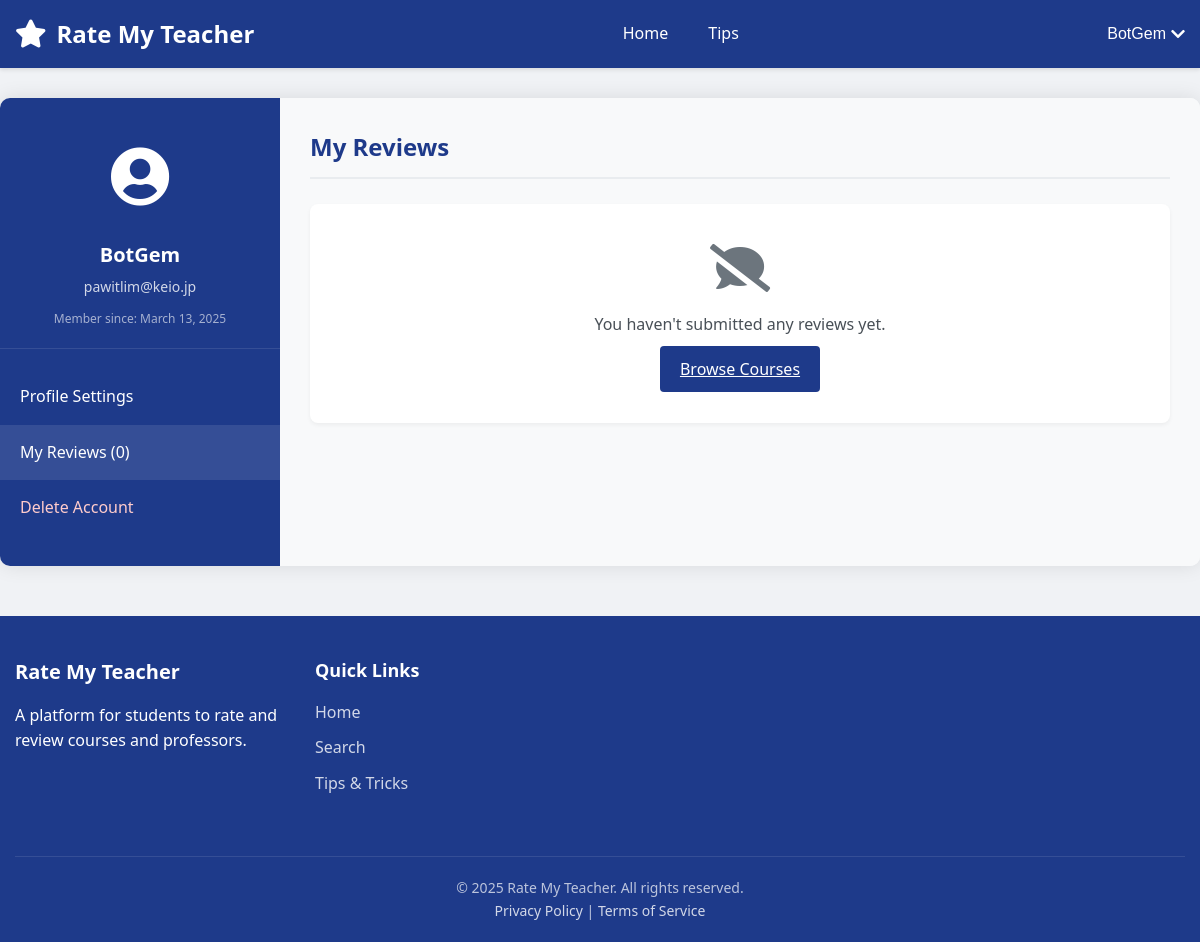
Before: /account-section.php (signed in) with the older database file.
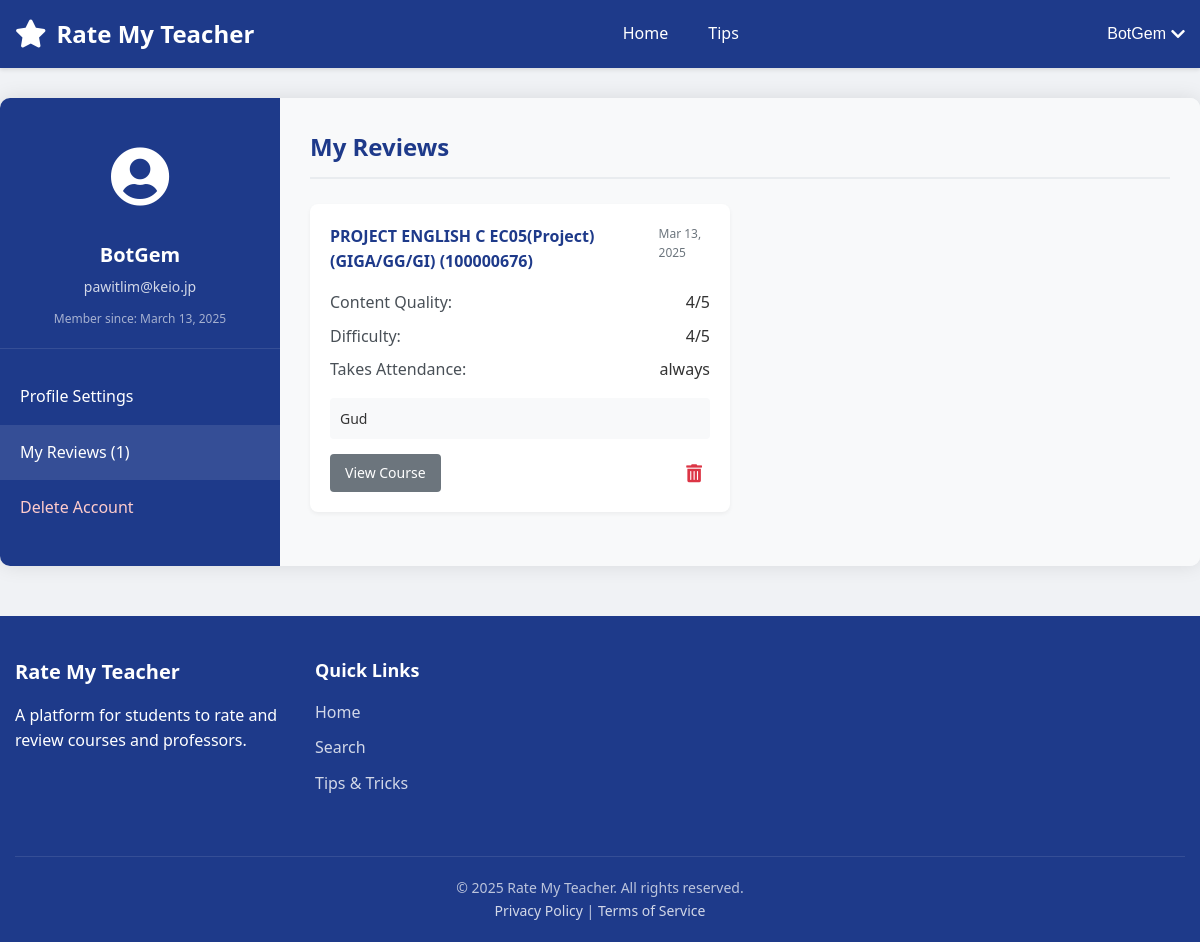
After: the same page with the newer database file.
### tables this page shows
CREATE TABLE users (
        id INTEGER PRIMARY KEY AUTOINCREMENT,
        username TEXT NOT NULL UNIQUE,
        email TEXT NOT NULL UNIQUE,
        password TEXT NOT NULL,
        created_at TIMESTAMP DEFAULT CURRENT_TIMESTAMP,
        is_verified INTEGER DEFAULT 0,
        verification_token TEXT DEFAULT NULL,
        token_expiry TIMESTAMP DEFAULT NULL
    );

CREATE TABLE ratings (
        id INTEGER PRIMARY KEY AUTOINCREMENT,
        user_id INTEGER NOT NULL,
        professor_id INTEGER NOT NULL,
        course_id INTEGER NOT NULL,
        rating REAL NOT NULL,
        content_rating INTEGER,
        difficulty_rating INTEGER,
        grade TEXT,
        textbook TEXT,
        attendance_check TEXT,
        first_half TEXT,
        second_half TEXT,
        comment TEXT,
        created_at TIMESTAMP DEFAULT CURRENT_TIMESTAMP,
        FOREIGN KEY (user_id) REFERENCES users(id) ON DELETE CASCADE,
        FOREIGN KEY (professor_id) REFERENCES professors(id) ON DELETE CASCADE,
        FOREIGN KEY (course_id) REFERENCES courses(id) ON DELETE CASCADE
    );

CREATE TABLE courses (
        id INTEGER PRIMARY KEY AUTOINCREMENT,
        name TEXT NOT NULL,
        course_code TEXT,
        description TEXT,
        professor_id INTEGER,
        semester TEXT,
        avg_content_quality REAL DEFAULT 0,
        avg_difficulty REAL DEFAULT 0,
        overall_rating REAL DEFAULT 0,
        review_count INTEGER DEFAULT 0,
        FOREIGN KEY (professor_id) REFERENCES professors(id) ON DELETE SET NULL
    );

### account-section.php (the view, shortened to what this page needs)
<?php
require_once __DIR__ . "/config.php";
$username = $_SESSION["username"];
$email = $_SESSION["email"];
$user_id = $_SESSION["id"];
$reviews_count = 0;
$reviews = [];
try {
    $columns_sql = "PRAGMA table_info(ratings)";
    $columns_result = $conn->query($columns_sql);
    $has_comments_field = false;
    $has_comment_field = false;
    while ($column = $columns_result->fetchArray(SQLITE3_ASSOC)) {
        if ($column['name'] === 'comment') {
            $has_comment_field = true;
        }
    }
    $course_columns_sql = "PRAGMA table_info(courses)";
    $course_columns_result = $conn->query($course_columns_sql);
    $course_name_field = 'name';
    $course_code_field = 'course_code';
    while ($column = $course_columns_result->fetchArray(SQLITE3_ASSOC)) {
        if ($column['name'] === 'name') {
            $course_name_field = 'name';
        }
    }
    $comment_field = $has_comments_field ? 'r.comments' : ($has_comment_field ? 'r.comment' : 'NULL');
    $review_sql = "SELECT r.*,
                  c.$course_name_field AS course_name,
                  c.$course_code_field AS course_code,
                  $comment_field AS review_text
                  FROM ratings r
                  JOIN courses c ON r.course_id = c.id
                  WHERE r.user_id = :user_id
                  ORDER BY r.created_at DESC";
    $review_stmt = $conn->prepare($review_sql);
    $review_stmt->bindValue(':user_id', $user_id, SQLITE3_INTEGER);
    $result = $review_stmt->execute();
    while ($row = $result->fetchArray(SQLITE3_ASSOC)) {
        if ($has_comments_field) {
            $row['comments'] = $row['comments'] ?? '';
        } elseif ($has_comment_field) {
            $row['comments'] = $row['comment'] ?? '';
        } else {
            $row['comments'] = '';
        }
        $row['content_quality'] = $row['content_quality'] ?? ($row['content_rating'] ?? 3);
        $row['difficulty'] = $row['difficulty'] ?? ($row['difficulty_rating'] ?? 3);
        $row['takes_attendance'] = $row['attendance_check'] ?? 'Unknown';
        $reviews[] = $row;
        $reviews_count++;
    }
} catch (Exception $e) {
    error_log("Error fetching reviews: " . $e->getMessage());
}
$join_date = "";
try {
    $date_sql = "SELECT created_at FROM users WHERE id = :user_id";
    $date_stmt = $conn->prepare($date_sql);
    $date_stmt->bindValue(':user_id', $user_id, SQLITE3_INTEGER);
    $result = $date_stmt->execute();
    if ($row = $result->fetchArray(SQLITE3_ASSOC)) {
        $join_date = date("F j, Y", strtotime($row["created_at"]));
    }
} catch (Exception $e) {
    $join_date = "Unknown";
}
include_once "header.php";
?>
<div class="account-page-container">
    <div class="account-sidebar">
        <div class="user-profile">
            <div class="profile-avatar">
                <i class="fas fa-user-circle"></i>
            </div>
            <h3><?php echo htmlspecialchars($username); ?></h3>
            <p class="user-email"><?php echo htmlspecialchars($email); ?></p>
            <p class="join-date">Member since: <?php echo $join_date; ?></p>
        </div>
        <ul class="sidebar-nav">
            <li><a href="#profile-settings" data-section="profile-settings">Profile Settings</a></li>
            <li class="active"><a href="#my-reviews" data-section="my-reviews">My Reviews (<?php echo $reviews_count; ?>)</a></li>
            <li class="danger-item"><a href="#delete-account" data-section="delete-account">Delete Account</a></li>
        </ul>
    </div>
    <div class="account-content">
        <div id="my-reviews" class="account-section active">
            <h2>My Reviews</h2>
            <?php if (count($reviews) > 0): ?>
                <div class="reviews-list">
                    <?php foreach ($reviews as $review): ?>
                        <div class="review-card">
                            <div class="review-header">
                                <h3><?php echo htmlspecialchars($review["course_name"]); ?> (<?php echo htmlspecialchars($review["course_code"]); ?>)</h3>
                                <span class="review-date"><?php echo date("M j, Y", strtotime($review["created_at"])); ?></span>
                            </div>
                            <div class="review-ratings">
                                <div class="rating-item">
                                    <span class="rating-label">Content Quality:</span>
                                    <span class="rating-value"><?php echo $review["content_quality"]; ?>/5</span>
                                </div>
                                <div class="rating-item">
                                    <span class="rating-label">Difficulty:</span>
                                    <span class="rating-value"><?php echo $review["difficulty"]; ?>/5</span>
                                </div>
                                <?php if (isset($review["takes_attendance"])): ?>
                                <div class="rating-item">
                                    <span class="rating-label">Takes Attendance:</span>
                                    <span class="rating-value"><?php echo htmlspecialchars($review["takes_attendance"]); ?></span>
                                </div>
                                <?php endif; ?>
                            </div>
                            <?php
                            $reviewText = '';
                            if (!empty($review["comments"])) {
                                $reviewText = $review["comments"];
                            } elseif (!empty($review["comment"])) {
                                $reviewText = $review["comment"];
                            } elseif (!empty($review["review_text"])) {
                                $reviewText = $review["review_text"];
                            }
                            if (!empty($reviewText)):
                            ?>
                                <div class="review-comment">
                                    <p><?php echo htmlspecialchars($reviewText); ?></p>
                                </div>
                            <?php endif; ?>
                            <div class="review-actions">
                                <a href="course_page_template.php?course=<?php echo urlencode($review["course_name"]); ?>" class="btn-secondary">View Course</a>
                                <button class="delete-review" data-review-id="<?php echo $review["id"]; ?>" title="Delete Review">
                                    <i class="fas fa-trash-alt"></i>
                                </button>
                            </div>
                        </div>
                    <?php endforeach; ?>
                </div>
            <?php else: ?>
                <div class="empty-state">
                    <i class="fas fa-comment-slash"></i>
                    <p>You haven't submitted any reviews yet.</p>
                    <a href="home.php" class="btn-primary">Browse Courses</a>
                </div>
            <?php endif; ?>
        </div>
    </div>
</div>
<?php
include_once __DIR__ . "/footer.php";
?>

### header.php (shortened to what this page needs)
<!DOCTYPE html>
<html lang="en">
<head>
    <link rel="stylesheet" href="https://cdnjs.cloudflare.com/ajax/libs/font-awesome/5.15.4/css/all.min.css">
</head>
<body>
    <header>
        <div class="header-container">
            <a href="index.php" class="site-logo">
                <i class="fas fa-star"></i>
                Rate My Teacher
            </a>
            <nav class="main-nav" id="main-nav">
                <ul>
                    <li><a href="home.php" class="<?php echo basename($_SERVER['PHP_SELF']) == 'home.php' ? 'active' : ''; ?>">Home</a></li>
                    <li><a href="tipsandtricks.php" class="<?php echo basename($_SERVER['PHP_SELF']) == 'tipsandtricks.php' ? 'active' : ''; ?>">Tips</a></li>
                </ul>
            </nav>
            <div class="user-menu">
                <?php if (isset($_SESSION["loggedin"]) && $_SESSION["loggedin"] === true): ?>
                    <button class="user-menu-btn" id="user-menu-btn">
                        <?php echo htmlspecialchars($_SESSION["username"]); ?>
                        <i class="fas fa-chevron-down"></i>
                    </button>
                <?php endif; ?>
            </div>
        </div>
    </header>
    <div class="main-container">

### footer.php (shortened to what this page needs)
    </div>
    <footer>
        <div class="footer-container">
            <div class="footer-info">
                <h3>Rate My Teacher</h3>
                <p>A platform for students to rate and review courses and professors.</p>
            </div>
            <div class="footer-links">
                <h4>Quick Links</h4>
                <ul>
                    <li><a href="home.php">Home</a></li>
                    <li><a href="search.php">Search</a></li>
                    <li><a href="tipsandtricks.php">Tips & Tricks</a></li>
                </ul>
            </div>
            <div class="footer-legal">
                <p>&copy; <?php echo date("Y"); ?> Rate My Teacher. All rights reserved.</p>
                <p><a href="#">Privacy Policy</a> | <a href="#">Terms of Service</a></p>
            </div>
        </div>
    </footer>
</body>
</html>

### header.php (style rules this page uses)
* { margin: 0; padding: 0; box-sizing: border-box; }
body { font-family: 'Segoe UI', Tahoma, Geneva, Verdana, sans-serif; line-height: 1.6; color: #333; background-color: #f0f2f5; }
header { background-color: #1e3a8a; color: white; padding: 15px 0; box-shadow: 0 2px 4px rgba(0, 0, 0, 0.1); }
.header-container { max-width: 1200px; margin: 0 auto; padding: 0 15px; display: flex; justify-content: space-between; align-items: center; }
.site-logo { font-size: 24px; font-weight: bold; text-decoration: none; color: white; display: flex; align-items: center; }
.site-logo i { margin-right: 10px; font-size: 28px; }
.main-nav ul { list-style: none; display: flex; gap: 20px; }
.main-nav a { text-decoration: none; color: white; font-weight: 500; padding: 5px 10px; border-radius: 4px; transition: background-color 0.2s; }
.user-menu { position: relative; }
.user-menu-btn { background: none; border: none; color: white; cursor: pointer; display: flex; align-items: center; font-size: 16px; font-weight: 500; }
.user-menu-btn i { margin-left: 5px; }

### account-section.php (style rules this page uses)
.account-page-container { display: flex; max-width: 1200px; margin: 30px auto; background-color: #fff; border-radius: 10px; box-shadow: 0 0 20px rgba(0, 0, 0, 0.1); overflow: hidden; }
.account-sidebar { width: 280px; background-color: #1e3a8a; color: #fff; padding: 30px 0; }
.user-profile { padding: 0 20px 20px; text-align: center; border-bottom: 1px solid rgba(255, 255, 255, 0.1); }
.profile-avatar { font-size: 60px; margin-bottom: 15px; }
.user-profile h3 { margin: 0 0 5px; font-size: 20px; }
.user-email { margin: 0 0 10px; font-size: 14px; opacity: 0.8; }
.join-date { font-size: 12px; opacity: 0.6; }
.sidebar-nav { list-style: none; padding: 0; margin: 20px 0 0 0; }
.sidebar-nav li { padding: 0; margin: 0; }
.sidebar-nav li a { display: block; padding: 15px 20px; color: #fff; text-decoration: none; transition: background-color 0.2s; }
.sidebar-nav li a:hover, .sidebar-nav li.active a { background-color: rgba(255, 255, 255, 0.1); }
.sidebar-nav li.danger-item a { color: #ffcccc; }
.account-content { flex: 1; padding: 30px; background-color: #f8f9fa; overflow-y: auto; }
.account-section { display: none; }
.account-section.active { display: block; }
.account-section h2 { color: #1e3a8a; margin-top: 0; margin-bottom: 25px; padding-bottom: 10px; border-bottom: 2px solid #e9ecef; }
.btn-secondary { background-color: #6c757d; color: white; padding: 8px 15px; border: none; border-radius: 4px; cursor: pointer; font-size: 14px; text-decoration: none; display: inline-block; transition: background-color 0.2s; }
.reviews-list { display: grid; gap: 20px; grid-template-columns: repeat(auto-fill, minmax(300px, 1fr)); }
.review-card { background-color: #fff; border-radius: 8px; padding: 20px; box-shadow: 0 2px 4px rgba(0, 0, 0, 0.05); }
.review-header { display: flex; justify-content: space-between; align-items: flex-start; margin-bottom: 15px; }
.review-header h3 { margin: 0; font-size: 16px; color: #1e3a8a; }
.review-date { font-size: 12px; color: #6c757d; }
.review-ratings { margin-bottom: 15px; }
.rating-item { display: flex; justify-content: space-between; margin-bottom: 8px; }
.rating-label { font-weight: 500; color: #495057; }
.review-comment { padding: 10px; background-color: #f8f9fa; border-radius: 4px; margin-bottom: 15px; }
.review-comment p { margin: 0; font-size: 14px; line-height: 1.5; }
.review-actions { display: flex; justify-content: space-between; align-items: center; }
.delete-review { background: none; border: none; color: #dc3545; font-size: 18px; cursor: pointer; padding: 8px; border-radius: 50%; transition: all 0.2s; display: flex; align-items: center; justify-content: center; }
.btn-primary { background-color: #1e3a8a; color: white; padding: 12px 20px; border: none; border-radius: 4px; cursor: pointer; font-size: 16px; transition: background-color 0.2s; }
.empty-state { text-align: center; padding: 40px 20px; background-color: #fff; border-radius: 8px; box-shadow: 0 2px 4px rgba(0, 0, 0, 0.05); }
.empty-state i { font-size: 48px; color: #6c757d; margin-bottom: 20px; }
.empty-state p { margin-bottom: 20px; color: #495057; }

Changed rows visible on the page:
added ratings: course.name "PROJECT ENGLISH C EC05(Project)(GIGA/GG/GI)", course.course_code "100000676", created_at "Mar 13, 2025", content_quality "4", difficulty "4", attendance_check "always", reviewText "Gud"
Other visible differences:
$reviews_count: "0" → "1"
text no longer shown: "You haven't submitted any reviews yet. Browse Courses"
